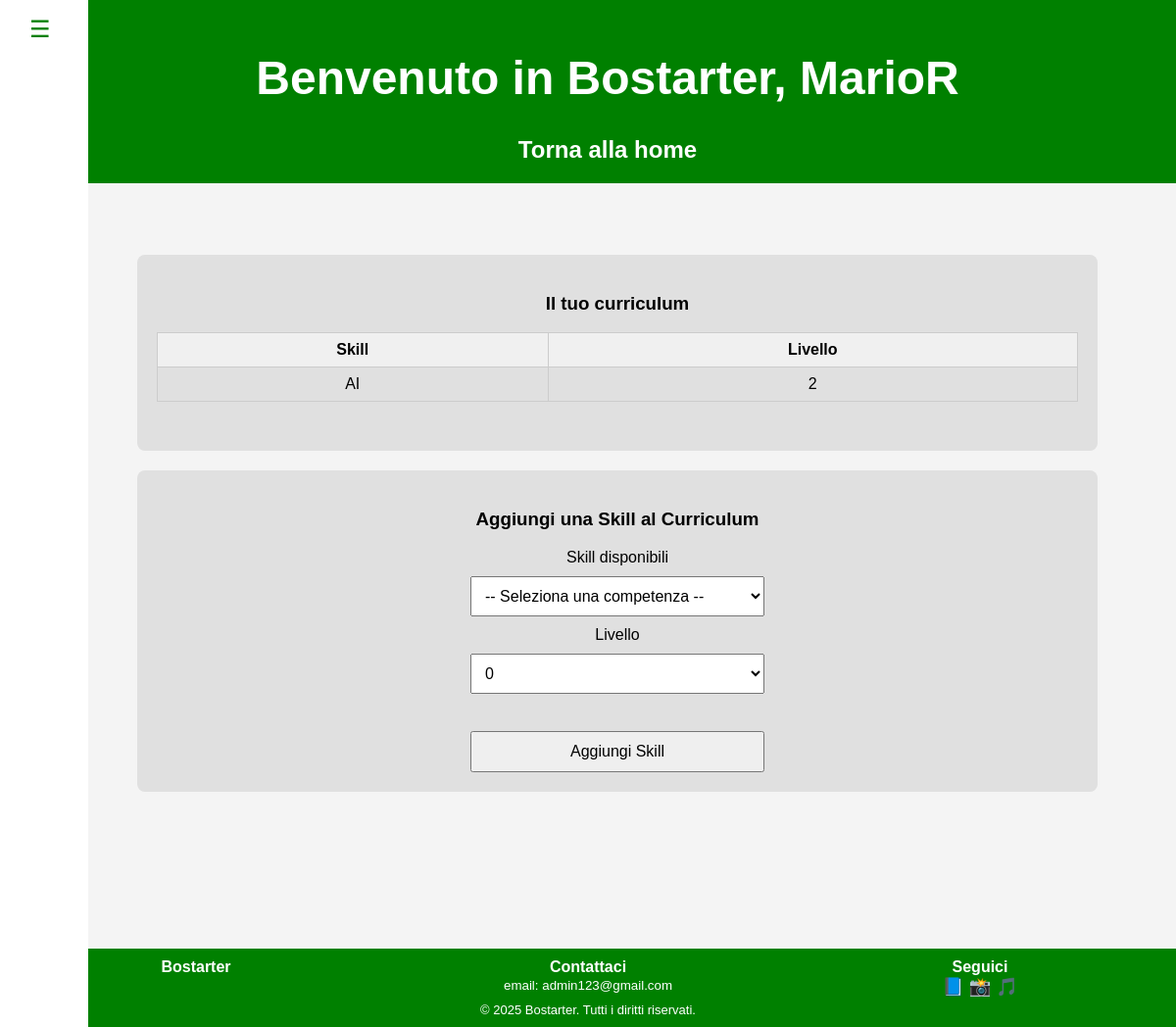
Page /php/skill/inserisci_Skill.php (signed in) on the committed database.
### tables this page shows
CREATE TABLE Utente (
    email VARCHAR(50) PRIMARY KEY,
    nickname VARCHAR(50) UNIQUE NOT NULL,
    password VARCHAR(50) NOT NULL,
    nome VARCHAR(50) NOT NULL,
    cognome VARCHAR(50) NOT NULL,
    anno_Nascita INT NOT NULL,
    luogo_Nascita VARCHAR(50) NOT NULL
);

CREATE TABLE Curriculum (
    email_Utente VARCHAR(50) NOT NULL,
    nome_Competenza VARCHAR(50) NOT NULL,
    livello INT NOT NULL,  
    PRIMARY KEY (email_Utente, nome_Competenza),
    FOREIGN KEY (email_Utente) REFERENCES Utente(email),
    FOREIGN KEY (nome_Competenza) REFERENCES Skill(competenza)
);

### php/skill/inserisci_Skill.php (the view, shortened to what this page needs)
<?php
require '../config.php';
$emailSession = $_SESSION['user_email'] ?? null;
$hasAvailableSkills = false;
$curriculumTable = '';
if ($emailSession) {
    try {
        $conn = new mysqli($host, $username, $password, $dbname);
        $stmt = $conn->prepare("CALL VisualizzaSkillCurriculum(?)");
        $stmt->bind_param("s", $emailSession);
        $stmt->execute();
        $result = $stmt->get_result();
        if ($result->num_rows > 0) {
            $curriculumTable .= "<table class='curriculum-table'>";
            $curriculumTable .= "<thead><tr><th>Skill</th><th>Livello</th></tr></thead><tbody>";
            while ($row = $result->fetch_assoc()) {
                $skill = htmlspecialchars($row['competenza']);
                $livello = (int)$row['livello'];
                $curriculumTable .= "<tr><td>{$skill}</td><td>{$livello}</td></tr>";
            }
            $curriculumTable .= "</tbody></table>";
        } else {
            $curriculumTable = "<p>Non hai ancora aggiunto nessuna skill al tuo curriculum.</p>";
        }
        $conn->next_result();
        $stmt = $conn->prepare("CALL VisualizzaSkillDisponibili(?)");
        $stmt->bind_param("s", $emailSession);
        $stmt->execute();
        $result = $stmt->get_result();
        if ($result->num_rows === 0) {
            $skillOptions = "<option disabled>Tutte le skill sono già state aggiunte</option>";
        } else {
            $hasAvailableSkills = true;
        }
    } catch (mysqli_sql_exception $e) {
        if (preg_match("/Errore: (.+)$/", $e->getMessage(), $matches)) {
            $esito = "<p class='error'>" . htmlspecialchars($matches[1]) . "</p>";
        } else {
            $esito = "<p class='error'>Errore MySQL: " . htmlspecialchars($e->getMessage()) . "</p>";
        }
    } catch (Exception $e) {
        $esito = "<p class='error'>Errore generico: " . htmlspecialchars($e->getMessage()) . "</p>";
    }
}
?>
<!DOCTYPE html>
<html lang="it">
<head>
    <link rel="stylesheet" href="../../css/dashboard.css">
    <link rel="stylesheet" href="../../css/options.css">
    <link href="https://cdnjs.cloudflare.com/ajax/libs/font-awesome/5.15.4/css/all.min.css" rel="stylesheet">
</head>
<body>
    <?php include_once realpath(__DIR__ . '/../includes/header.php'); ?>
    <?php include_once realpath(__DIR__ . '/../includes/sidebar.php'); ?>
    <div class="content">
        <section class="form-section">
            <h3>Il tuo curriculum</h3>
            <?php echo $curriculumTable; ?>
        </section>
        <section class="form-section">
            <h3>Aggiungi una Skill al Curriculum</h3>
            <?php if ($emailSession): ?>
                <form method="post">
                    <label for="competenza">Skill disponibili</label>
                    <select name="competenza" id="competenza" required <?php if (!$hasAvailableSkills) echo 'disabled'; ?>>
                        <option value="">-- Seleziona una competenza --</option>
                    </select>
                    <label for="livello">Livello</label>
                    <select name="livello" id="livello" required>
                        <option value="0">0</option>
                    </select><br>
                    <button type="submit" name="submit" <?php if (!$hasAvailableSkills) echo 'disabled'; ?>>
                        Aggiungi Skill
                    </button>
                </form>
            <?php else: ?>
                <p class="error">Errore: sessione utente non attiva. Effettua il login.</p>
            <?php endif; ?>
        </section>
    </div>
    <?php include_once realpath(__DIR__ . '/../includes/footer.php'); ?>
</body>
</html>

### php/includes/header.php (shortened to what this page needs)
<?php
include "../config.php";
$conn = new mysqli($host, $username, $password, $dbname);
$nickname = "Utente";
if (isset($_SESSION['user_email'])) {
    $email = $_SESSION['user_email'];
    $stmt = $conn->prepare("SELECT nickname FROM Utente WHERE email = ?");
    $stmt->bind_param("s", $email);
    $stmt->execute();
    $stmt->bind_result($nicknameDb);
    if ($stmt->fetch()) {
        $nickname = $nicknameDb;
    }
}
?>
<header style="background-color: green; color: white; padding: 20px; text-align: center;">
  <h1>Benvenuto in Bostarter, <?php echo htmlspecialchars($nickname); ?></h1>
 <a href="<?= $basePath ?>dashboard/dashboard.php">Torna alla home</a>
</header>

### css/dashboard.css (style rules this page uses)
body { font-family: Arial, sans-serif; background-color: #f4f4f4; box-sizing: border-box; margin: 0; padding: 0; min-height: 100vh; overflow-y: auto; padding-bottom: 60px; }
header { text-align: center; padding: 20px; font-size: 24px; font-weight: bold; background-color: green; position: fixed; top: 0; width: 100%; }
header a, #footerBase a { text-decoration: none; color: white; }
.content { padding: 30vh 5vw 20vh 10vw; }

### css/options.css (style rules this page uses)
.form-section { margin: 20px; padding: 20px; background: #e0e0e0; border-radius: 8px; text-align: center; }
.form-section form { display: flex; flex-direction: column; gap: 10px; max-width: 300px; margin: auto; }
.form-section input, .form-section select, .form-section button { padding: 10px; font-size: 16px; }

### php/skill/inserisci_Skill.php (style rules this page uses)
.curriculum-table { width: 100%; border-collapse: collapse; margin-bottom: 30px; }
.curriculum-table th, .curriculum-table td { border: 1px solid #ccc; padding: 8px; text-align: center; }
.curriculum-table th { background-color: #f0f0f0; }

### rows in the picture
utente: nickname "MarioR"
curriculum: nome_Competenza "AI", livello "2"
